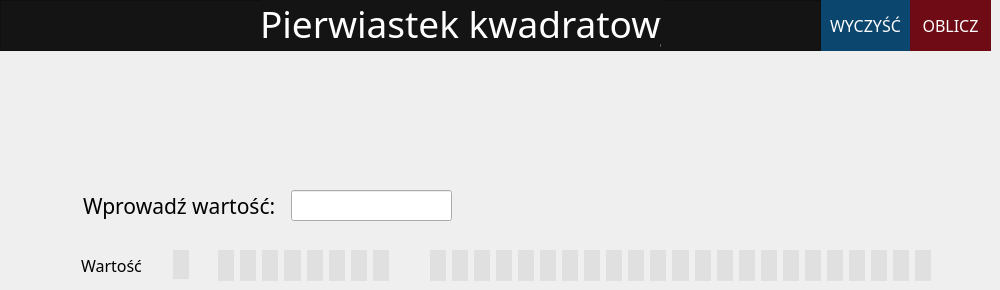
    <widget class="QWidget" name="sqrtTab">
     <attribute name="title">
      <string>Pierwiastek</string>
     </attribute>
     <widget class="QPushButton" name="clearSqrt">
      <property name="geometry">
       <rect>
        <x>820</x>
        <y>0</y>
        <width>91</width>
        <height>51</height>
       </rect>
      </property>
      <property name="font">
       <font>
        <family>Athiti</family>
        <pointsize>12</pointsize>
        <weight>50</weight>
        <bold>false</bold>
       </font>
      </property>
      <property name="styleSheet">
       <string notr="true">background-color: rgb(11,70,110);
border: none;
color: rgb(255,255,255);</string>
      </property>
      <property name="text">
       <string>WYCZYŚĆ</string>
      </property>
      <property name="flat">
       <bool>true</bool>
      </property>
     </widget>
     <widget class="QLabel" name="label_628">
      <property name="geometry">
       <rect>
        <x>81</x>
        <y>250</y>
        <width>71</width>
        <height>31</height>
       </rect>
      </property>
      <property name="font">
       <font>
        <family>Athiti</family>
        <pointsize>12</pointsize>
       </font>
      </property>
      <property name="text">
       <string>Wartość</string>
      </property>
     </widget>
     <widget class="QWidget" name="layoutWidget_30">
      <property name="geometry">
       <rect>
        <x>430</x>
        <y>250</y>
        <width>501</width>
        <height>31</height>
       </rect>
      </property>
      <layout class="QHBoxLayout" name="horizontalLayout_33">
       <property name="rightMargin">
        <number>0</number>
       </property>
       <item>
        <widget class="QLabel" name="lbl11_10">
         <property name="font">
          <font>
           <family>Athiti</family>
           <pointsize>11</pointsize>
          </font>
         </property>
         <property name="styleSheet">
          <string notr="true">background-color: rgb(224,224,224);</string>
         </property>
         <property name="text">
          <string/>
         </property>
        </widget>
       </item>
       <item>
        <widget class="QLabel" name="lbl11_11">
         <property name="font">
          <font>
           <family>Athiti</family>
           <pointsize>11</pointsize>
          </font>
         </property>
         <property name="styleSheet">
          <string notr="true">background-color: rgb(224,224,224);</string>
         </property>
         <property name="text">
          <string/>
         </property>
        </widget>
       </item>
       <item>
        <widget class="QLabel" name="lbl11_12">
         <property name="font">
          <font>
           <family>Athiti</family>
           <pointsize>11</pointsize>
          </font>
         </property>
         <property name="styleSheet">
          <string notr="true">background-color: rgb(224,224,224);</string>
         </property>
         <property name="text">
          <string/>
         </property>
        </widget>
       </item>
       <item>
        <widget class="QLabel" name="lbl11_13">
         <property name="font">
          <font>
           <family>Athiti</family>
           <pointsize>11</pointsize>
          </font>
         </property>
         <property name="styleSheet">
          <string notr="true">background-color: rgb(224,224,224);</string>
         </property>
         <property name="text">
          <string/>
         </property>
        </widget>
       </item>
       <item>
        <widget class="QLabel" name="lbl11_14">
         <property name="font">
          <font>
           <family>Athiti</family>
           <pointsize>11</pointsize>
          </font>
         </property>
         <property name="styleSheet">
          <string notr="true">background-color: rgb(224,224,224);</string>
         </property>
         <property name="text">
          <string/>
         </property>
        </widget>
       </item>
       <item>
        <widget class="QLabel" name="lbl11_15">
         <property name="font">
          <font>
           <family>Athiti</family>
           <pointsize>11</pointsize>
          </font>
         </property>
         <property name="styleSheet">
          <string notr="true">background-color: rgb(224,224,224);</string>
         </property>
         <property name="text">
          <string/>
         </property>
        </widget>
       </item>
       <item>
        <widget class="QLabel" name="lbl11_16">
         <property name="font">
          <font>
           <family>Athiti</family>
           <pointsize>11</pointsize>
          </font>
         </property>
         <property name="styleSheet">
          <string notr="true">background-color: rgb(224,224,224);</string>
         </property>
         <property name="text">
          <string/>
         </property>
        </widget>
       </item>
       <item>
        <widget class="QLabel" name="lbl11_17">
         <property name="font">
          <font>
           <family>Athiti</family>
           <pointsize>11</pointsize>
          </font>
         </property>
         <property name="styleSheet">
          <string notr="true">background-color: rgb(224,224,224);</string>
         </property>
         <property name="text">
          <string/>
         </property>
        </widget>
       </item>
       <item>
        <widget class="QLabel" name="lbl11_18">
         <property name="font">
          <font>
           <family>Athiti</family>
           <pointsize>11</pointsize>
          </font>
         </property>
         <property name="styleSheet">
          <string notr="true">background-color: rgb(224,224,224);</string>
         </property>
         <property name="text">
          <string/>
         </property>
        </widget>
       </item>
       <item>
        <widget class="QLabel" name="lbl11_19">
         <property name="font">
          <font>
           <family>Athiti</family>
           <pointsize>11</pointsize>
          </font>
         </property>
         <property name="styleSheet">
          <string notr="true">background-color: rgb(224,224,224);</string>
         </property>
         <property name="text">
          <string/>
         </property>
        </widget>
       </item>
       <item>
        <widget class="QLabel" name="lbl11_20">
         <property name="font">
          <font>
           <family>Athiti</family>
           <pointsize>11</pointsize>
          </font>
         </property>
         <property name="styleSheet">
          <string notr="true">background-color: rgb(224,224,224);</string>
         </property>
         <property name="text">
          <string/>
         </property>
        </widget>
       </item>
       <item>
        <widget class="QLabel" name="lbl11_21">
         <property name="font">
          <font>
           <family>Athiti</family>
           <pointsize>11</pointsize>
          </font>
         </property>
         <property name="styleSheet">
          <string notr="true">background-color: rgb(224,224,224);</string>
         </property>
         <property name="text">
          <string/>
         </property>
        </widget>
       </item>
       <item>
        <widget class="QLabel" name="lbl11_22">
         <property name="font">
          <font>
           <family>Athiti</family>
           <pointsize>11</pointsize>
          </font>
         </property>
         <property name="styleSheet">
          <string notr="true">background-color: rgb(224,224,224);</string>
         </property>
         <property name="text">
          <string/>
         </property>
        </widget>
       </item>
       <item>
        <widget class="QLabel" name="lbl11_23">
         <property name="font">
          <font>
           <family>Athiti</family>
           <pointsize>11</pointsize>
          </font>
         </property>
         <property name="styleSheet">
          <string notr="true">background-color: rgb(224,224,224);</string>
         </property>
         <property name="text">
          <string/>
         </property>
        </widget>
       </item>
       <item>
        <widget class="QLabel" name="lbl11_24">
         <property name="font">
          <font>
           <family>Athiti</family>
           <pointsize>11</pointsize>
          </font>
         </property>
         <property name="styleSheet">
          <string notr="true">background-color: rgb(224,224,224);</string>
         </property>
         <property name="text">
          <string/>
         </property>
        </widget>
       </item>
       <item>
        <widget class="QLabel" name="lbl11_25">
         <property name="font">
          <font>
           <family>Athiti</family>
           <pointsize>11</pointsize>
          </font>
         </property>
         <property name="styleSheet">
          <string notr="true">background-color: rgb(224,224,224);</string>
         </property>
         <property name="text">
          <string/>
         </property>
        </widget>
       </item>
       <item>
        <widget class="QLabel" name="lbl11_26">
         <property name="font">
          <font>
           <family>Athiti</family>
           <pointsize>11</pointsize>
          </font>
         </property>
         <property name="styleSheet">
          <string notr="true">background-color: rgb(224,224,224);</string>
         </property>
         <property name="text">
          <string/>
         </property>
        </widget>
       </item>
       <item>
        <widget class="QLabel" name="lbl11_27">
         <property name="font">
          <font>
           <family>Athiti</family>
           <pointsize>11</pointsize>
          </font>
         </property>
         <property name="styleSheet">
          <string notr="true">background-color: rgb(224,224,224);</string>
         </property>
         <property name="text">
          <string/>
         </property>
        </widget>
       </item>
       <item>
        <widget class="QLabel" name="lbl11_28">
         <property name="font">
          <font>
           <family>Athiti</family>
           <pointsize>11</pointsize>
          </font>
         </property>
         <property name="styleSheet">
          <string notr="true">background-color: rgb(224,224,224);</string>
         </property>
         <property name="text">
          <string/>
         </property>
        </widget>
       </item>
       <item>
        <widget class="QLabel" name="lbl11_29">
         <property name="font">
          <font>
           <family>Athiti</family>
           <pointsize>11</pointsize>
          </font>
         </property>
         <property name="styleSheet">
          <string notr="true">background-color: rgb(224,224,224);</string>
         </property>
         <property name="text">
          <string/>
         </property>
        </widget>
       </item>
       <item>
        <widget class="QLabel" name="lbl11_30">
         <property name="font">
          <font>
           <family>Athiti</family>
           <pointsize>11</pointsize>
          </font>
         </property>
         <property name="styleSheet">
          <string notr="true">background-color: rgb(224,224,224);</string>
         </property>
         <property name="text">
          <string/>
         </property>
        </widget>
       </item>
       <item>
        <widget class="QLabel" name="lbl11_31">
         <property name="font">
          <font>
           <family>Athiti</family>
           <pointsize>11</pointsize>
          </font>
         </property>
         <property name="styleSheet">
          <string notr="true">background-color: rgb(224,224,224);</string>
         </property>
         <property name="text">
          <string/>
         </property>
        </widget>
       </item>
       <item>
        <widget class="QLabel" name="lbl11_32">
         <property name="font">
          <font>
           <family>Athiti</family>
           <pointsize>11</pointsize>
          </font>
         </property>
         <property name="styleSheet">
          <string notr="true">background-color: rgb(224,224,224);</string>
         </property>
         <property name="text">
          <string/>
         </property>
        </widget>
       </item>
      </layout>
     </widget>
     <widget class="QWidget" name="layoutWidget_36">
      <property name="geometry">
       <rect>
        <x>218</x>
        <y>250</y>
        <width>171</width>
        <height>31</height>
       </rect>
      </property>
      <layout class="QHBoxLayout" name="horizontalLayout_39">
       <item>
        <widget class="QLabel" name="lbl11_2">
         <property name="font">
          <font>
           <family>Athiti</family>
           <pointsize>11</pointsize>
          </font>
         </property>
         <property name="styleSheet">
          <string notr="true">background-color: rgb(224,224,224);</string>
         </property>
         <property name="text">
          <string/>
         </property>
        </widget>
       </item>
       <item>
        <widget class="QLabel" name="lbl11_3">
         <property name="font">
          <font>
           <family>Athiti</family>
           <pointsize>11</pointsize>
          </font>
         </property>
         <property name="styleSheet">
          <string notr="true">background-color: rgb(224,224,224);</string>
         </property>
         <property name="text">
          <string/>
         </property>
        </widget>
       </item>
       <item>
        <widget class="QLabel" name="lbl11_4">
         <property name="font">
          <font>
           <family>Athiti</family>
           <pointsize>11</pointsize>
          </font>
         </property>
         <property name="styleSheet">
          <string notr="true">background-color: rgb(224,224,224);</string>
         </property>
         <property name="text">
          <string/>
         </property>
        </widget>
       </item>
       <item>
        <widget class="QLabel" name="lbl11_5">
         <property name="font">
          <font>
           <family>Athiti</family>
           <pointsize>11</pointsize>
          </font>
         </property>
         <property name="styleSheet">
          <string notr="true">background-color: rgb(224,224,224);</string>
         </property>
         <property name="text">
          <string/>
         </property>
        </widget>
       </item>
       <item>
        <widget class="QLabel" name="lbl11_6">
         <property name="font">
          <font>
           <family>Athiti</family>
           <pointsize>11</pointsize>
          </font>
         </property>
         <property name="styleSheet">
          <string notr="true">background-color: rgb(224,224,224);</string>
         </property>
         <property name="text">
          <string/>
         </property>
        </widget>
       </item>
       <item>
        <widget class="QLabel" name="lbl11_7">
         <property name="font">
          <font>
           <family>Athiti</family>
           <pointsize>11</pointsize>
          </font>
         </property>
         <property name="styleSheet">
          <string notr="true">background-color: rgb(224,224,224);</string>
         </property>
         <property name="text">
          <string/>
         </property>
        </widget>
       </item>
       <item>
        <widget class="QLabel" name="lbl11_8">
         <property name="font">
          <font>
           <family>Athiti</family>
           <pointsize>11</pointsize>
          </font>
         </property>
         <property name="styleSheet">
          <string notr="true">background-color: rgb(224,224,224);</string>
         </property>
         <property name="text">
          <string/>
         </property>
        </widget>
       </item>
       <item>
        <widget class="QLabel" name="lbl11_9">
         <property name="font">
          <font>
           <family>Athiti</family>
           <pointsize>11</pointsize>
          </font>
         </property>
         <property name="styleSheet">
          <string notr="true">background-color: rgb(224,224,224);</string>
         </property>
         <property name="text">
          <string/>
         </property>
        </widget>
       </item>
      </layout>
     </widget>
     <widget class="QLabel" name="label_649">
      <property name="geometry">
       <rect>
        <x>83</x>
        <y>190</y>
        <width>191</width>
        <height>31</height>
       </rect>
      </property>
      <property name="font">
       <font>
        <family>Athiti</family>
        <pointsize>16</pointsize>
       </font>
      </property>
      <property name="text">
       <string>Wprowadź wartość:</string>
      </property>
     </widget>
     <widget class="QLabel" name="lbl11_1">
      <property name="geometry">
       <rect>
        <x>173</x>
        <y>250</y>
        <width>16</width>
        <height>29</height>
       </rect>
      </property>
      <property name="font">
       <font>
        <family>Athiti</family>
        <pointsize>11</pointsize>
       </font>
      </property>
      <property name="styleSheet">
       <string notr="true">background-color: rgb(224,224,224);</string>
      </property>
      <property name="text">
       <string/>
      </property>
     </widget>
     <widget class="QLineEdit" name="sqrt1Number">
      <property name="geometry">
       <rect>
        <x>291</x>
        <y>190</y>
        <width>161</width>
        <height>31</height>
       </rect>
      </property>
     </widget>
     <widget class="QPushButton" name="sendSqrt">
      <property name="geometry">
       <rect>
        <x>910</x>
        <y>0</y>
        <width>81</width>
        <height>51</height>
       </rect>
      </property>
      <property name="font">
       <font>
        <family>Athiti</family>
        <pointsize>12</pointsize>
        <weight>50</weight>
        <bold>false</bold>
       </font>
      </property>
      <property name="styleSheet">
       <string notr="true">background-color: rgb(110,11,20);
border: none;
color: rgb(255,255,255);</string>
      </property>
      <property name="text">
       <string>OBLICZ</string>
      </property>
      <property name="flat">
       <bool>true</bool>
      </property>
     </widget>
     <widget class="QFrame" name="frame_15">
      <property name="geometry">
       <rect>
        <x>0</x>
        <y>0</y>
        <width>821</width>
        <height>51</height>
       </rect>
      </property>
      <property name="styleSheet">
       <string notr="true">background-color: rgb(20,20,20);</string>
      </property>
      <property name="frameShape">
       <enum>QFrame::StyledPanel</enum>
      </property>
      <property name="frameShadow">
       <enum>QFrame::Raised</enum>
      </property>
      <widget class="QLabel" name="label_4">
       <property name="geometry">
        <rect>
         <x>260</x>
         <y>-2</y>
         <width>401</width>
         <height>51</height>
        </rect>
       </property>
       <property name="font">
        <font>
         <family>Athiti</family>
         <pointsize>28</pointsize>
        </font>
       </property>
       <property name="styleSheet">
        <string notr="true">color: rgb(255,255,255);</string>
       </property>
       <property name="text">
        <string>Pierwiastek kwadratowy</string>
       </property>
      </widget>
      <widget class="QFrame" name="frame_16">
       <property name="geometry">
        <rect>
         <x>0</x>
         <y>260</y>
         <width>641</width>
         <height>51</height>
        </rect>
       </property>
       <property name="styleSheet">
        <string notr="true">background-color: rgb(102,102,102);</string>
       </property>
       <property name="frameShape">
        <enum>QFrame::StyledPanel</enum>
       </property>
       <property name="frameShadow">
        <enum>QFrame::Raised</enum>
       </property>
       <widget class="QLabel" name="label_656">
        <property name="geometry">
         <rect>
          <x>225</x>
          <y>-2</y>
          <width>201</width>
          <height>51</height>
         </rect>
        </property>
        <property name="font">
         <font>
          <family>Athiti</family>
          <pointsize>28</pointsize>
         </font>
        </property>
        <property name="styleSheet">
         <string notr="true">color: rgb(255,255,255);</string>
        </property>
        <property name="text">
         <string>Dodawanie</string>
        </property>
       </widget>
      </widget>
     </widget>
    </widget>
